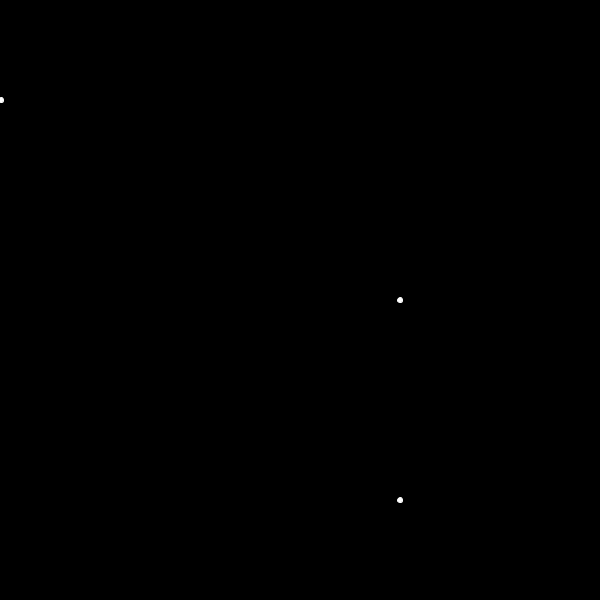
Frame 1 (no input)
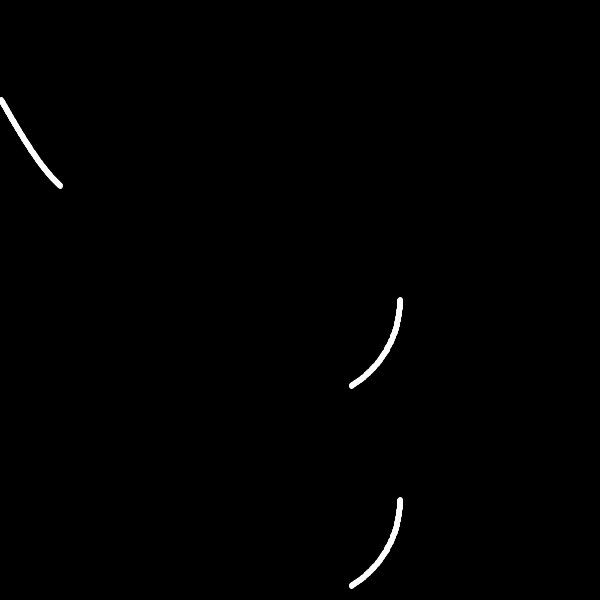
Frame 60 (the mouse pressed at the canvas centre just before this capture)
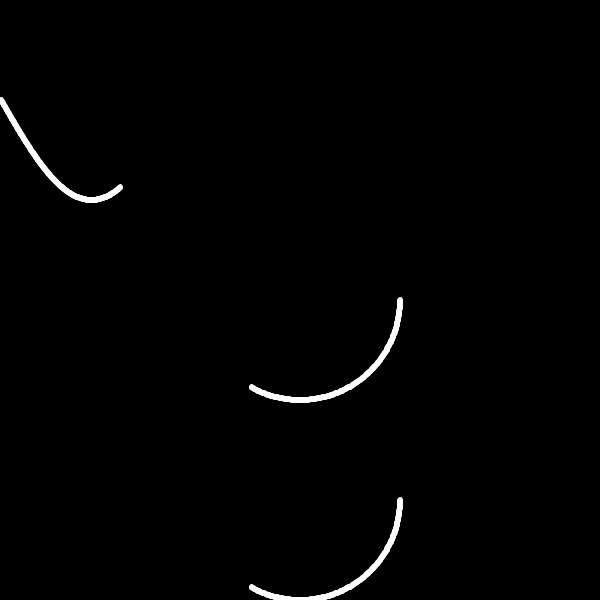
Frame 120 (the mouse held since frame 60 and released just before this capture)

The Processing sketch that drew these frames (run headless with seeded random() and noise(); from frame 60 on, the mouse is pressed at the canvas centre):

// Processing sketch: w10_graphs
// ── w10_graphs.pde
//All three "graphs" will use these variables
int angle; //The degree angle we will use for sin() and cos() functions.
int dotDiameter;//The size of the circle that will be graphing.

int sinAmplitude;
int circRadius;
int spiralRadius;
int decrease;
void setup() {
  size(600, 600);
  background(0);
  dotDiameter = 4;
  sinAmplitude = 100;
  circRadius = 100;
  spiralRadius = 100;
  angle = 0;
  stroke(255);
  decrease = spiralRadius/10;
}//setup

void draw() {
  //background(0);
  //sin curve
  drawSinCurve(angle, sinAmplitude, sinAmplitude);
  //circle
  drawCircle(angle, circRadius, width/2, sinAmplitude*2 + circRadius);
  //concentric circles
  drawCircle(angle, spiralRadius, width/2, sinAmplitude*2 + circRadius*3);

  angle++;
  if (angle % 360 == 0){
    spiralRadius = spiralRadius - decrease;
  }
}//draw

void drawSinCurve(int degrees, int amplitude, int yOffset) {
 
  float radians = radians(degrees);
  degrees ++;
  circle(degrees, yOffset + amplitude * sin(radians), 5);
  if (degrees > width){
    circle(degrees - width, yOffset + amplitude * sin(radians), 5);
  }
  
  
}
void drawCircle(int degrees, int radius, int xOffset, int yOffset) {
  float radians = radians(degrees);
  degrees ++;
  circle(cos(radians)*radius+ xOffset, sin(radians)*radius + yOffset, 5);
  

}
